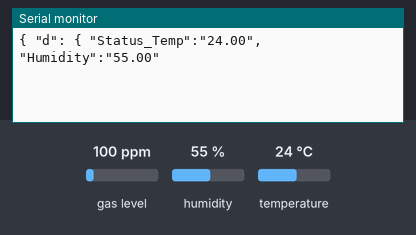
Bench run of a sketch on a simulated Arduino Uno, built with avr-gcc and run on an emulated ATmega328P. On the bench: the last lines printed to the serial monitor. Wiring (inferred from the names in the program): DHT22 sensor: data pin 2. The inputs (shaded band) are chosen by the test bench; at power-on: humidity 55 %, temperature 24 °C, gas level 100 ppm.

Above: at 1.7 s.
1.8 s: humidity set to 22 %
At 5.1 s:
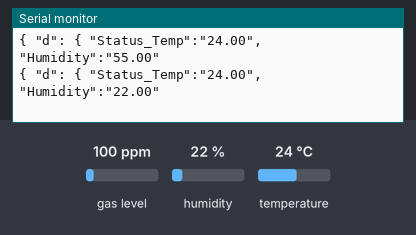
6.0 s: temperature set to 12 °C
At 8.0 s:
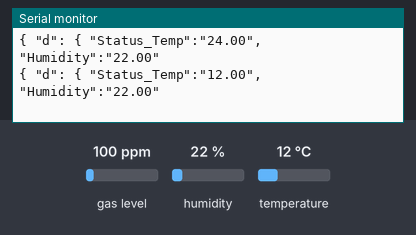
10.2 s: humidity set to 40 %
At 12.1 s:
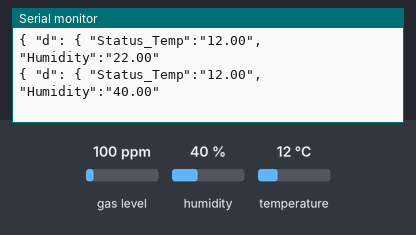
Timing chart, 0 to 13.6 s (numbered marks = the images above; inputs shaded):
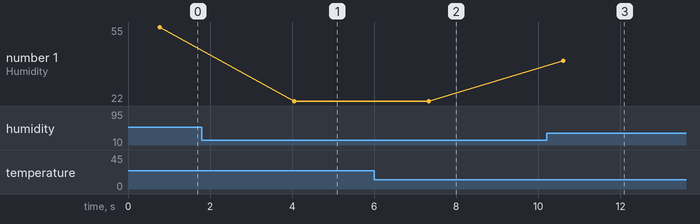

The sketch:

DHT22_Sketch.ino
```cpp
#include <MQ2.h>


#include "cactus_io_DHT22.h"

#define DHT22_PIN 2     // what pin on the arduino is the DHT22 data line connected to

//change this with the pin that you use
int pin = 4;
int lpg, co, smoke;
DHT22 dht(DHT22_PIN);
MQ2 mq2(pin);

void setup(){
  Serial.begin(9600);

  mq2.begin();
}

// Initialize DHT sensor for normal 16mhz Arduino.

// Note: If you are using a board with a faster processor than 16MHz then you need
// to declare an instance of the DHT22 using
// DHT22 dht(DHT22_DATA_PIN, 30);
// The additional parameter, in this case here is 30 is used to increase the number of
// cycles transitioning between bits on the data and clock lines. For the
// Arduino boards that run at 84MHz the value of 30 should be about right.

//void setup() {
  //Serial.begin(9600);
  //Serial.println("DHT22 Humidity - Temperature Sensor");
  //Serial.println("RH\t\tTemp (C)\tTemp (F)\tHeat Index (C)\t Heat Index (F)");

  //dht.begin();
//}

void loop() {
  // Reading temperature or humidity takes about 250 milliseconds!
  // Sensor readings may also be up to 2 seconds 'old' (its a very slow sensor)
  dht.readHumidity();
  dht.readTemperature();

  // Check if any reads failed and exit early (to try again).
  if (isnan(dht.humidity) || isnan(dht.temperature_C)) {
    Serial.println("DHT sensor read failure!");
    return;
  }

  //Serial.print("Status Kelembapan:");Serial.print(dht.humidity); //Serial.print(" %\t\t");
  Serial.print("{ \"d\": { \"Status_Temp\":\"");
  Serial.print(dht.temperature_C);
  Serial.print("\",\"Humidity\":\""); Serial.print(dht.humidity);
  Serial.print("\"");
  float* values= mq2.read(true);
  //Serial.print("\" } }");
   Serial.println(); //Serial.print(" *C\t");
 //Serial.print(dht.temperature_F); Serial.print(" *F\t");
 //Serial.print(dht.computeHeatIndex_C()); Serial.print(" *C\t");
  //Serial.print(dht.computeHeatIndex_F()); Serial.println(" *F");

  // Wait a few seconds between measurements. The DHT22 should not be read at a higher frequency of
  // about once every 2 seconds. So we add a 3 second delay to cover this.
  delay(3000);
}
```

Measured:
- after the input at 1.8 s, the serial monitor: prints a new line after 2.3 s (image 1)
- after the input at 6.0 s, the serial monitor: prints a new line after 1.3 s (image 2)
- after the input at 10.2 s, the serial monitor: prints a new line after 0.41 s (image 3)
- plotted number 1: 55 → 22 after the input at 1.8 s, 22 → 40 after the input at 10.2 s
